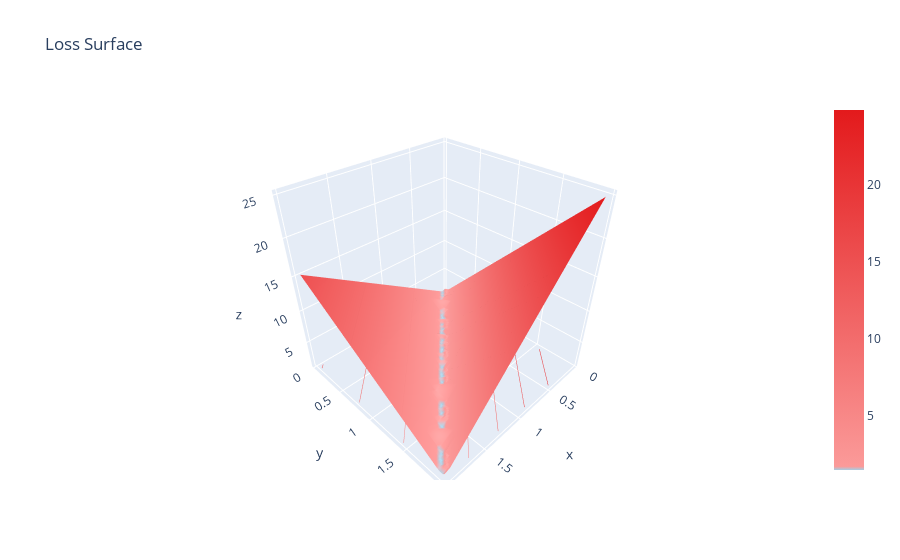

Here is the notebook cell this chart was saved with:
### Code cell
plot_2d_travel_between_directions(
    #origin=[-0.8, 1.0, 2.5],
    direction=[10, 10, -20],#[-8, 10, 25], 
    axis=[1, 1, 1],#[-45,  24, -24], 
    labels= torch.Tensor(y_train[:10]), 
    observations=torch.Tensor(X_train[:10]),
    N=30)

### Figure 1 — Plotly figure (JSON) as saved in the notebook; plotly's stock layout.template omitted (floating-point values rounded to 4 significant figures; data arrays with more than 128 entries replaced by an {"elided": "..."} marker saying what was removed)
{"data": [{"colorscale": [[0, "rgb(166,206,227)"], [0.01, "rgb(251,154,153)"], [1, "rgb(227,26,28)"]], "contours": {"z": {"highlightcolor": "limegreen", "project": {"z": true}, "show": true, "usecolormap": true}}, "type": "surface", "x": [0.05206, 0.05579, 0.07837, 0.1203, 0.1302, 0.1703, 0.1764, 0.2445, 0.3503, 0.4192, 0.4585, 0.4778, 0.4889, 0.5313, 0.5327, 0.5912, 0.643, 0.6977, 0.7001, 0.7317, 0.7844, 0.8329, 0.8747, 0.8827, 0.9159, 0.923, 0.9386, 1.005, 1.088, 1.089, 1.096, 1.153, 1.171, 1.184, 1.191, 1.234, 1.251, 1.393, 1.445, 1.475, 1.516, 1.542, 1.636, 1.822, 1.844, 1.883, 1.893, 1.902, 1.909, 1.975], "y": [0.03057, 0.06925, 0.07305, 0.114, 0.158, 0.3323, 0.3961, 0.4411, 0.5317, 0.5905, 0.6143, 0.6348, 0.6377, 0.7374, 0.7666, 0.8268, 0.849, 0.8626, 0.9224, 0.9443, 0.9866, 1.039, 1.072, 1.099, 1.125, 1.128, 1.133, 1.195, 1.232, 1.246, 1.398, 1.417, 1.479, 1.521, 1.543, 1.58, 1.585, 1.598, 1.657, 1.734, 1.792, 1.813, 1.818, 1.847, 1.873, 1.909, 1.943, 1.944, 1.945, 1.964], "z": {"elided": "50x50 float values"}}], "layout": {"title": {"text": "Loss Surface"}}}
